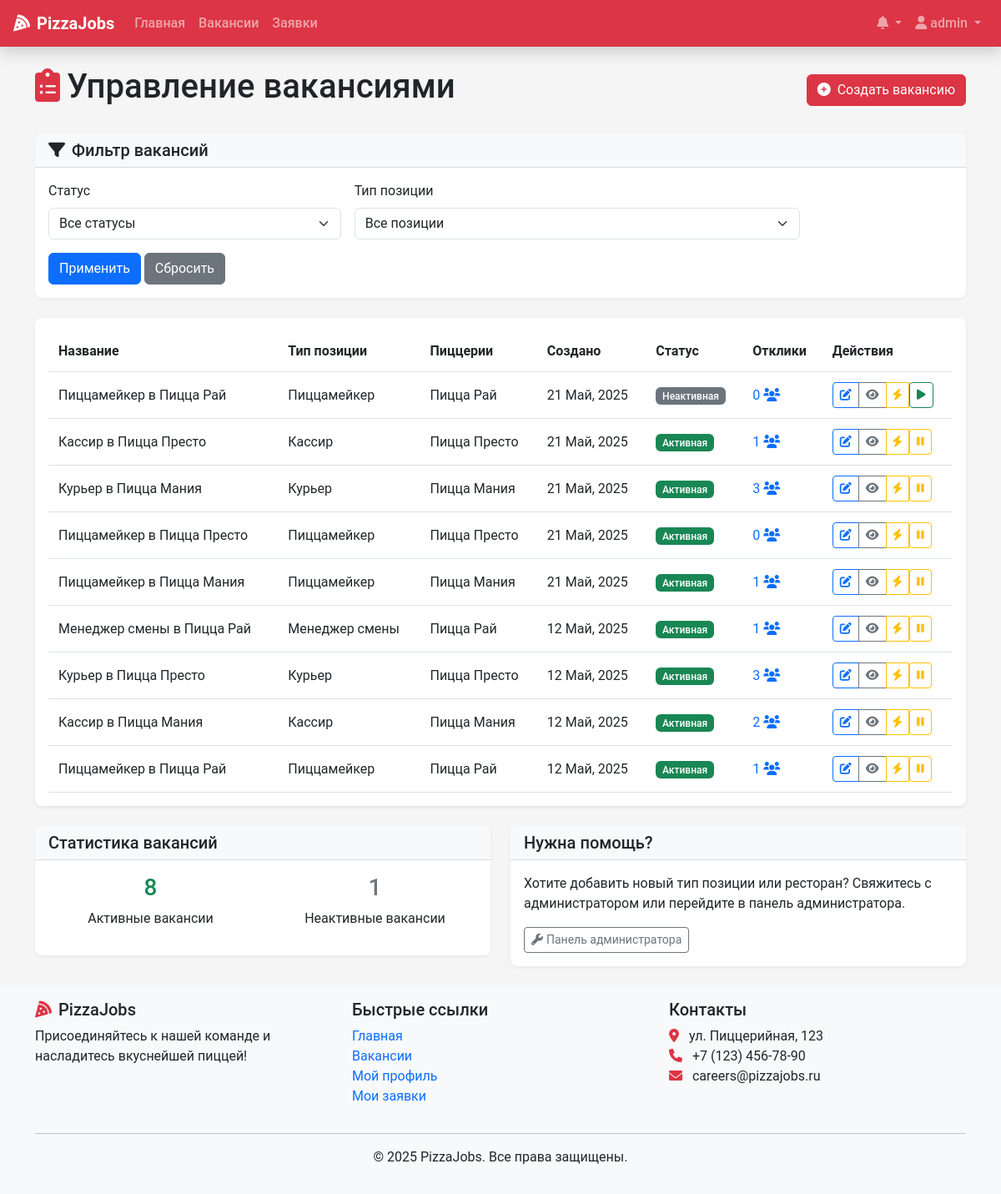
The page /hr/vacancies/ (signed in) on the database its author committed.
### recruitment/models.py (models this page shows, shortened)
class Vacancy(models.Model):
    title = models.CharField(max_length=100)
    position_type = models.ForeignKey(PositionType,
                                      on_delete=models.CASCADE,
                                      related_name='vacancies')
    restaurants = models.ManyToManyField(Restaurant, related_name='vacancies')
    description = models.TextField()
    requirements = models.TextField()
    responsibilities = models.TextField()
    conditions = models.TextField()
    salary_min = models.DecimalField(max_digits=10,
                                     decimal_places=2,
                                     null=True,
                                     blank=True)
    salary_max = models.DecimalField(max_digits=10,
                                     decimal_places=2,
                                     null=True,
                                     blank=True)
    is_active = models.BooleanField(default=True)
    created_at = models.DateTimeField(auto_now_add=True)
    updated_at = models.DateTimeField(auto_now=True)
    created_by = models.ForeignKey(User,
                                   on_delete=models.SET_NULL,
                                   null=True,
                                   related_name='created_vacancies')
    class Meta:
        verbose_name_plural = "Vacancies"

class PositionType(models.Model):
    title = models.CharField(max_length=100, unique=True)
    description = models.TextField()

class Restaurant(models.Model):
    name = models.CharField(max_length=100)
    address = models.CharField(max_length=255)
    city = models.CharField(max_length=100)
    manager = models.ForeignKey(User,
                                on_delete=models.SET_NULL,
                                null=True,
                                blank=True,
                                related_name='managed_restaurants')

### recruitment/views.py (the view)
# urls.py: path('hr/vacancies/', views.manage_vacancies, name='manage_vacancies'),
@login_required
@hr_required
def manage_vacancies(request):
    vacancies = Vacancy.objects.all().order_by('-created_at')
    status_filter = request.GET.get('status', '')
    if status_filter == 'active':
        vacancies = vacancies.filter(is_active=True)
    elif status_filter == 'inactive':
        vacancies = vacancies.filter(is_active=False)
    position_filter = request.GET.get('position_type', '')
    if position_filter:
        vacancies = vacancies.filter(position_type__id=position_filter)
    paginator = Paginator(vacancies, 20)
    page_number = request.GET.get('page')
    page_obj = paginator.get_page(page_number)
    total = Vacancy.objects.count()
    active = Vacancy.objects.filter(is_active=True).count()
    inactive = total - active
    position_types = PositionType.objects.all()
    context = {
        'page_obj': page_obj,
        'position_types': position_types,
        'selected_status': status_filter,
        'selected_position_type': position_filter,
        'total_vacancies': total,
        'active_vacancies': active,
        'inactive_vacancies': inactive,
    }
    return render(request, 'hr/vacancies_list.html', context)

### recruitment/context_processors.py (called while the page is built, shortened)
def notifications_context(request):
    context = {}
    if request.user.is_authenticated:
        latest_notifications = Notification.objects.filter(
            user=request.user
        ).order_by('-created_at')[:5]
        unread_count = Notification.objects.filter(
            user=request.user,
            read=False
        ).count()
        context.update({
            'latest_notifications': latest_notifications,
            'unread_count': unread_count,
        })
    return context

### templates/hr/vacancies_list.html (shortened to what this page needs)
{% extends 'base.html' %}
{% block content %}
<div class="container">
    <div class="d-flex justify-content-between align-items-center mb-4">
        <h1><i class="fas fa-clipboard-list me-2 text-danger"></i>Управление вакансиями</h1>
        <div>
            <a href="{% url 'create_vacancy' %}" class="btn btn-danger">
                <i class="fas fa-plus-circle me-2"></i>Создать вакансию
            </a>
        </div>
    </div>
    <div class="card mb-4 shadow-sm">
        <div class="card-header bg-light">
            <h5 class="mb-0"><i class="fas fa-filter me-2"></i>Фильтр вакансий</h5>
        </div>
        <div class="card-body">
            <form method="get" class="row g-3">
                <div class="col-md-4">
                    <label for="status" class="form-label">Статус</label>
                    <select class="form-select" id="status" name="status">
                        <option value="">Все статусы</option>
                    </select>
                </div>
                <div class="col-md-6">
                    <label for="position_type" class="form-label">Тип позиции</label>
                    <select class="form-select" id="position_type" name="position_type">
                        <option value="">Все позиции</option>
                    </select>
                </div>
                <div class="col-12">
                    <button type="submit" class="btn btn-primary">Применить</button>
                    <a href="{% url 'manage_vacancies' %}" class="btn btn-secondary">Сбросить</a>
                </div>
            </form>
        </div>
    </div>
    <div class="card shadow">
        <div class="card-body">
            {% if page_obj %}
                <div class="table-responsive">
                    <table class="table table-hover align-middle">
                        <thead>
                            <tr>
                                <th>Название</th>
                                <th>Тип позиции</th>
                                <th>Пиццерии</th>
                                <th>Создано</th>
                                <th>Статус</th>
                                <th>Отклики</th>
                                <th>Действия</th>
                            </tr>
                        </thead>
                        <tbody>
                            {% for vacancy in page_obj %}
                                <tr>
                                    <td>{{ vacancy.title }}</td>
                                    <td>{{ vacancy.position_type.title }}</td>
                                    <td>
                                        {% if vacancy.restaurants.count == 1 %}
                                            {{ vacancy.restaurants.first.name }}
                                        {% else %}
                                            {{ vacancy.restaurants.count }} пиццерий
                                        {% endif %}
                                    </td>
                                    <td>{{ vacancy.created_at|date:"d M, Y" }}</td>
                                    <td>
                                        <span class="badge {% if vacancy.is_active %}bg-success{% else %}bg-secondary{% endif %}">
                                            {% if vacancy.is_active %}Активная{% else %}Неактивная{% endif %}
                                        </span>
                                    </td>
                                    <td>
                                        <a href="{% url 'application_list' %}?vacancy={{ vacancy.id }}" class="text-decoration-none">
                                            {{ vacancy.applications.count }}
                                            <i class="fas fa-users text-primary"></i>
                                        </a>
                                    </td>
                                    <td>
                                        <div class="btn-group">
                                            <a href="{% url 'edit_vacancy' vacancy.id %}" class="btn btn-sm btn-outline-primary">
                                                <i class="fas fa-edit"></i>
                                            </a>
                                            <a href="{% url 'vacancy_detail' vacancy.id %}" class="btn btn-sm btn-outline-secondary">
                                                <i class="fas fa-eye"></i>
                                            </a>
                                            <a href="{% url 'quick_apply' vacancy.id %}" class="btn btn-sm btn-outline-warning">
                                                <i class="fas fa-bolt"></i>
                                            </a>
                                            <form action="{% url 'toggle_vacancy_status' vacancy.id %}" method="post" class="d-inline">
                                                <button type="submit" class="btn btn-sm btn-outline-{% if vacancy.is_active %}warning{% else %}success{% endif %}">
                                                    <i class="fas fa-{% if vacancy.is_active %}pause{% else %}play{% endif %}"></i>
                                                </button>
                                            </form>
                                        </div>
                                    </td>
                                </tr>
                            {% endfor %}
                        </tbody>
                    </table>
                </div>
            {% else %}
                <div class="alert alert-info">
                    <i class="fas fa-info-circle me-2"></i>Вакансии по вашему запросу не найдены.
                </div>
            {% endif %}
        </div>
    </div>
   <div class="row mt-4">
    <div class="col-md-6">
        <div class="card shadow-sm">
            <div class="card-header bg-light">
                <h5 class="mb-0">Статистика вакансий</h5>
            </div>
            <div class="card-body">
                <div class="row text-center">
                    <div class="col-6">
                        <h3 class="text-success">{{ active_vacancies }}</h3>
                        <p>Активные вакансии</p>
                    </div>
                    <div class="col-6">
                        <h3 class="text-secondary">{{ inactive_vacancies }}</h3>
                        <p>Неактивные вакансии</p>
                    </div>
                </div>
            </div>
        </div>
    </div>
        <div class="col-md-6">
            <div class="card shadow-sm">
                <div class="card-header bg-light">
                    <h5 class="mb-0">Нужна помощь?</h5>
                </div>
                <div class="card-body">
                    <p>Хотите добавить новый тип позиции или ресторан? Свяжитесь с администратором или перейдите в панель администратора.</p>
                    <a href="/admin/" class="btn btn-sm btn-outline-secondary">
                        <i class="fas fa-wrench me-1"></i>Панель администратора
                    </a>
                </div>
            </div>
        </div>
    </div>
</div>
{% endblock %}

### templates/base.html (shortened to what this page needs)
<!DOCTYPE html>
<html lang="ru">
<head>
    <link href="https://cdn.jsdelivr.net/npm/bootstrap@5.3.0-alpha1/dist/css/bootstrap.min.css" rel="stylesheet">
    <link rel="stylesheet" href="https://cdnjs.cloudflare.com/ajax/libs/font-awesome/6.0.0/css/all.min.css">
    <link rel="stylesheet" href="/static/css/main.css">
</head>
<body>
    <nav class="navbar navbar-expand-lg navbar-dark bg-danger shadow">
            <div class="container-fluid px-3">
                <a class="navbar-brand fw-bold" href="{% url 'home' %}">
                    <i class="fas fa-pizza-slice me-2"></i><span class="d-none d-sm-inline">Pizza</span>Jobs
                </a>
            <div class="collapse navbar-collapse" id="navbarNav">
                    <ul class="navbar-nav me-auto">
                        <li class="nav-item">
                            <a class="nav-link" href="{% url 'home' %}">
                                Главная
                            </a>
                        </li>
                        <li class="nav-item">
                            <a class="nav-link" href="{% url 'vacancy_list' %}">
                                Вакансии
                            </a>
                        </li>
                        {% if user.is_authenticated %}
                        <li class="nav-item">
                            <a class="nav-link" href="{% url 'application_list' %}">Заявки</a>
                        </li>
                    {% endif %}
                </ul>
                <ul class="navbar-nav">
                        {% if user.is_authenticated %}
                            <li class="nav-item dropdown d-none d-lg-block">
                                <a class="nav-link dropdown-toggle position-relative" href="#" id="notificationDropdown" role="button" data-bs-toggle="dropdown">
                                    <i class="fas fa-bell"></i>
                            </a>
                        </li>
                        <li class="nav-item dropdown">
                            <a class="nav-link dropdown-toggle" href="#" id="userDropdown" role="button" data-bs-toggle="dropdown">
                                <i class="fas fa-user"></i> {{ user.username }}
                            </a>
                        </li>
                    {% endif %}
                </ul>
            </div>
        </div>
    </nav>
    <main class="py-4">
        {% block content %}{% endblock %}
    </main>
    <footer class="footer mt-auto py-3 bg-light">
        <div class="container">
            <div class="row">
                <div class="col-md-4">
                    <h5><i class="fas fa-pizza-slice text-danger me-2"></i>PizzaJobs</h5>
                    <p>Присоединяйтесь к нашей команде и насладитесь вкуснейшей пиццей!</p>
                </div>
                <div class="col-md-4">
                    <h5>Быстрые ссылки</h5>
                    <ul class="list-unstyled">
                        <li><a href="{% url 'home' %}" class="text-decoration-none">Главная</a></li>
                        <li><a href="{% url 'vacancy_list' %}" class="text-decoration-none">Вакансии</a></li>
                        {% if user.is_authenticated %}
                            <li><a href="{% url 'view_profile' %}" class="text-decoration-none">Мой профиль</a></li>
                            <li><a href="{% url 'application_list' %}" class="text-decoration-none">Мои заявки</a></li>
                        {% else %}
                            <li><a href="{% url 'login' %}" class="text-decoration-none">Войти</a></li>
                            <li><a href="{% url 'register' %}" class="text-decoration-none">Регистрация</a></li>
                        {% endif %}
                    </ul>
                </div>
                <div class="col-md-4">
                    <h5>Контакты</h5>
                    <address>
                        <i class="fas fa-map-marker-alt text-danger me-2"></i> ул. Пиццерийная, 123<br>
                        <i class="fas fa-phone text-danger me-2"></i> +7 (123) 456-78-90<br>
                        <i class="fas fa-envelope text-danger me-2"></i> careers@pizzajobs.ru
                    </address>
                </div>
            </div>
            <hr>
            <div class="text-center">
                <p>&copy; 2025 PizzaJobs. Все права защищены.</p>
            </div>
        </div>
    </footer>
</body>
</html>

### static/css/main.css (style rules this page uses)
:root { --pizza-red: #dc3545; --pizza-green: #198754; --pizza-white: #ffffff; --pizza-light: #f8f9fa; --pizza-dark: #212529; --pizza-secondary: #6c757d; }
body { font-family: 'Roboto', 'Segoe UI', Arial, sans-serif; color: var(--pizza-dark); background-color: #f5f5f5; min-height: 100vh; display: flex; flex-direction: column; }
main { flex: 1; }
.card { border-radius: 0.5rem; border: none; overflow: hidden; }
.card-header { border-bottom: 1px solid rgba(0, 0, 0, 0.125); }
.card.shadow { box-shadow: 0 0.125rem 0.25rem rgba(0, 0, 0, 0.075) !important; }
.card.shadow-sm { box-shadow: 0 0.125rem 0.25rem rgba(0, 0, 0, 0.05) !important; }
.navbar-dark.bg-danger { background-color: var(--pizza-red) !important; }
.nav-link { font-weight: 500; }
.navbar-brand { font-weight: 700; }
.footer { background-color: var(--pizza-light); padding: 2rem 0; margin-top: auto; }
.badge { font-weight: 500; padding: 0.35em 0.65em; }
.table { margin-bottom: 0; }
.table > :not(caption) > * > * { padding: 0.75rem; }
.badge.bg-success { background-color: #198754 !important; }
.badge.bg-secondary { background-color: #6c757d !important; }

### rows shown on the page
Vacancy: title "Пиццамейкер в Пицца Рай", position_type "Пиццамейкер", restaurants.first.name "Пицца Рай", created_at "21 Май, 2025", is_active "Неактивная", applications.count "0"
Vacancy: title "Кассир в Пицца Престо", position_type "Кассир", restaurants.first.name "Пицца Престо", created_at "21 Май, 2025", is_active "Активная", applications.count "1"
Vacancy: title "Курьер в Пицца Мания", position_type "Курьер", restaurants.first.name "Пицца Мания", created_at "21 Май, 2025", is_active "Активная", applications.count "3"
Vacancy: title "Пиццамейкер в Пицца Престо", position_type "Пиццамейкер", restaurants.first.name "Пицца Престо", created_at "21 Май, 2025", is_active "Активная", applications.count "0"
Vacancy: title "Пиццамейкер в Пицца Мания", position_type "Пиццамейкер", restaurants.first.name "Пицца Мания", created_at "21 Май, 2025", is_active "Активная", applications.count "1"
Vacancy: title "Менеджер смены в Пицца Рай", position_type "Менеджер смены", restaurants.first.name "Пицца Рай", created_at "12 Май, 2025", is_active "Активная", applications.count "1"
Vacancy: title "Курьер в Пицца Престо", position_type "Курьер", restaurants.first.name "Пицца Престо", created_at "12 Май, 2025", is_active "Активная", applications.count "3"
Vacancy: title "Кассир в Пицца Мания", position_type "Кассир", restaurants.first.name "Пицца Мания", created_at "12 Май, 2025", is_active "Активная", applications.count "2"
Vacancy: title "Пиццамейкер в Пицца Рай", position_type "Пиццамейкер", restaurants.first.name "Пицца Рай", created_at "12 Май, 2025", is_active "Активная", applications.count "1"

### other values the page prints
{{ user.username }} "admin"
{{ active_vacancies }} "8"
{{ inactive_vacancies }} "1"
